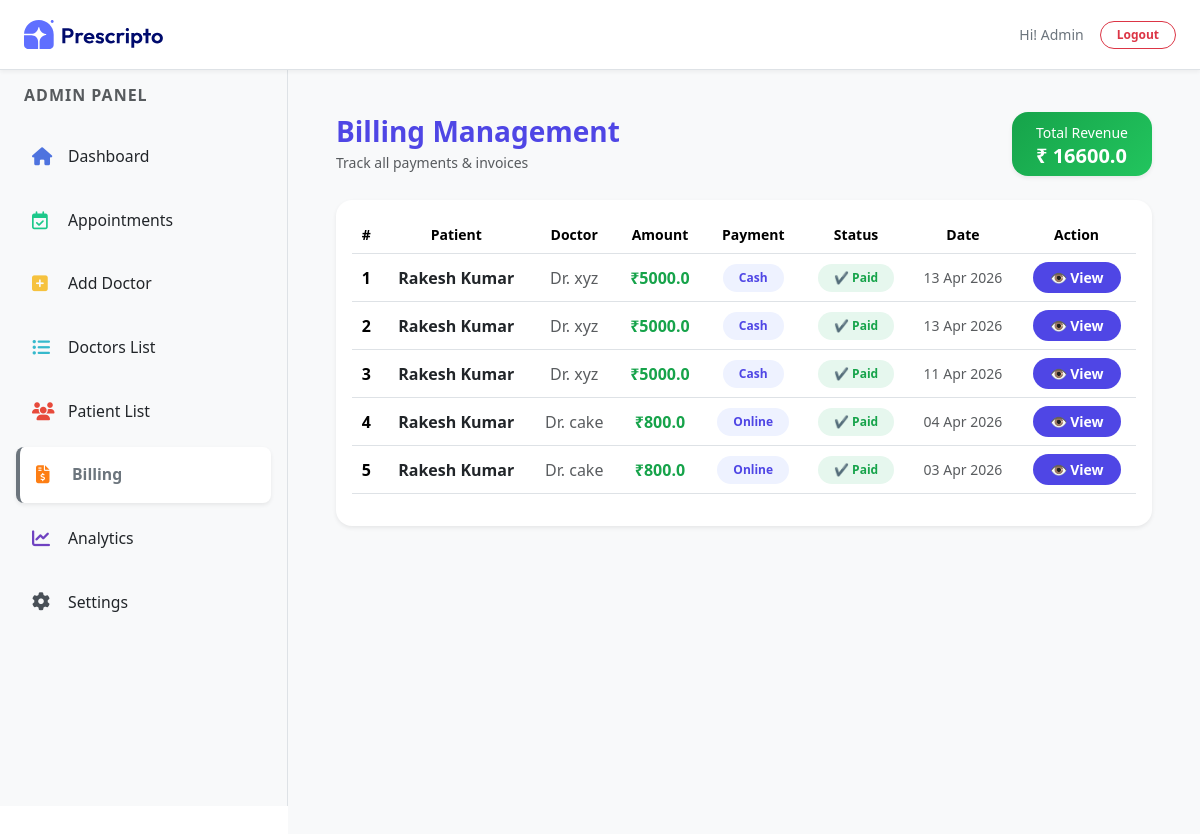
/billing/ (signed in), run on an earlier commit of the app's database.
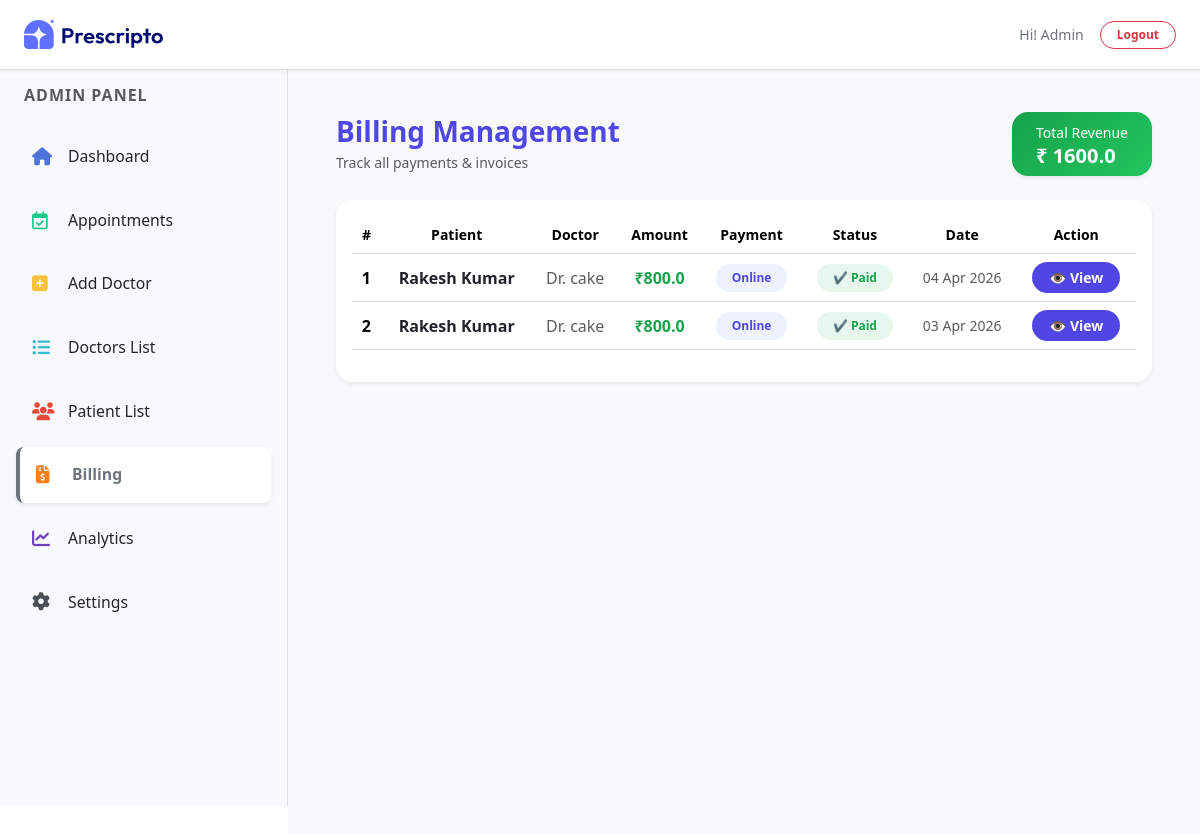
And on a later commit of the database.
### appointment/models.py (models this page shows, shortened)
class Billing(models.Model):
    PAYMENT_STATUS = (
        ('Paid', 'Paid'),
        ('Unpaid', 'Unpaid'),
    )
    appointment = models.OneToOneField(Appointment, on_delete=models.CASCADE)
    amount = models.FloatField()
    payment_status = models.CharField(max_length=10, choices=PAYMENT_STATUS, default='Unpaid')
    created_at = models.DateTimeField(auto_now_add=True)

class Appointment(models.Model):
    STATUS_CHOICES = (
        ('Pending', 'Pending'),
        ('Approved', 'Approved'),
        ('Cancelled', 'Cancelled'),
    )
    PAYMENT_METHOD = (
        ('Cash', 'Cash'),
        ('Online', 'Online'),
    )
    user = models.ForeignKey(
        Patients,
        on_delete=models.CASCADE,
        related_name='appointments'
    )
    doctor = models.ForeignKey(Doctor, on_delete=models.CASCADE)
    appointment_date = models.DateField()
    appointment_time = models.TimeField()
    status = models.CharField(max_length=10, choices=STATUS_CHOICES, default='Pending')
    payment_method = models.CharField(max_length=10, choices=PAYMENT_METHOD, default='Cash')
    is_billed = models.BooleanField(default=False)
    created_at = models.DateTimeField(auto_now_add=True)

class Patients(models.Model):
    username = models.CharField(max_length=100)
    email = models.EmailField()
    password = models.CharField(max_length=100)
    phone = models.CharField(max_length=15, blank=True)
    city = models.CharField(max_length=100, blank=True)
    address = models.TextField(blank=True)
    profile_image = CloudinaryField('image', folder='patients_image')

class Doctor(models.Model):
    image = CloudinaryField('image', folder='doctor_image')
    name = models.CharField(max_length=100)
    email = models.EmailField()
    username = models.CharField(max_length=255, unique=True)
    password = models.CharField(max_length=100)
    experience = models.IntegerField()
    fees = models.FloatField()
    category = models.ForeignKey(Category, on_delete=models.CASCADE)
    degree = models.CharField(max_length=50)
    about = models.TextField()
    address = models.TextField()
    available = models.BooleanField(default=True)

### appointment/views.py (the view)
# urls.py: path('billing/', views.billing, name='billing'),
@login_required(login_url='/dash_login')
@staff_member_required
def billing(request):
    bills = Billing.objects.select_related(
        'appointment__user',
        'appointment__doctor'
    ).order_by('-created_at')
    total_revenue = bills.filter(
        payment_status='Paid'
    ).aggregate(total=Sum('amount'))['total'] or 0
    context = {
        'bills': bills,
        'total_revenue': total_revenue,
        'action': 'billing',
        "role": "admin"
    }
    return render(request, 'dashboard/billing.html', context)

### templates/dashboard/billing.html (shortened to what this page needs)
{% extends "dashboard/layout.html" %}
{% load static %}
{% block contant %}
<section class="p-5 bg-light" style="width: 100%; min-height:100vh; margin-top: 64px; margin-left: 18rem; padding: 20px;">
    <div class="d-flex justify-content-between align-items-center mb-4" data-aos="fade-down">
        <div>
            <h3 class="fw-bold mb-1" style="color:#4f46e5;">Billing Management</h3>
            <p class="text-muted small mb-0">Track all payments & invoices</p>
        </div>
        <div class="px-4 py-2 rounded-4 text-white shadow-sm"
            style="background: linear-gradient(135deg,#16a34a,#22c55e);">
            <small>Total Revenue</small>
            <h5 class="mb-0 fw-bold">₹ {{ total_revenue|default:"0" }}</h5>
        </div>
    </div>
    <div class="bg-white rounded-4 shadow-sm p-3" data-aos="fade-up">
        <div class="table-responsive">
            <table class="table align-middle text-center">
                <thead style="background:#f1f5f9;">
                    <tr class="text-secondary small">
                        <th>#</th>
                        <th>Patient</th>
                        <th>Doctor</th>
                        <th>Amount</th>
                        <th>Payment</th>
                        <th>Status</th>
                        <th>Date</th>
                        <th>Action</th>
                    </tr>
                </thead>
                <tbody>
                    {% for bill in bills %}
                    <tr style="transition:0.3s;"
                        onmouseover="this.style.background='#f9fafb'"
                        onmouseout="this.style.background=''">
                        <td class="fw-semibold">{{ forloop.counter }}</td>
                        <td class="fw-semibold text-dark">
                            {{ bill.appointment.user.username }}
                        </td>
                        <td class="text-muted">
                            Dr. {{ bill.appointment.doctor.name }}
                        </td>
                        <td class="fw-bold" style="color:#16a34a;">
                            ₹{{ bill.amount }}
                        </td>
                        <td>
                            <span class="badge px-3 py-2 rounded-pill"
                                style="background:#eef2ff; color:#4f46e5;">
                                {{ bill.appointment.payment_method }}
                            </span>
                        </td>
                        <td>
                            {% if bill.payment_status == 'Paid' %}
                                <span class="badge px-3 py-2 rounded-pill"
                                    style="background:#e6f7ee; color:#16a34a;">
                                    ✔ Paid
                                </span>
                            {% else %}
                                <span class="badge px-3 py-2 rounded-pill"
                                    style="background:#ffeaea; color:#dc2626;">
                                    ✖ Unpaid
                                </span>
                            {% endif %}
                        </td>
                        <td class="text-muted small">
                            {{ bill.created_at|date:"d M Y" }}
                        </td>
                        <td>
                            <a href="{% url 'billing_invoice' bill.id %}"
                                class="btn btn-sm rounded-pill px-3 fw-semibold"
                                style="background:#4f46e5; color:white; transition:0.3s;"
                                onmouseover="this.style.background='#4338ca'"
                                onmouseout="this.style.background='#4f46e5'" target="_blank">
                                👁 View
                            </a>
                        </td>
                    </tr>
                    {% endfor %}
                </tbody>
            </table>
        </div>
    </div>
</section>
{% endblock contant %}

### templates/dashboard/layout.html (shortened to what this page needs)
<!DOCTYPE html>
<html lang="en">
<head>
    <link href="https://cdn.jsdelivr.net/npm/bootstrap@5.3.3/dist/css/bootstrap.min.css" rel="stylesheet" />
    <link href="https://cdnjs.cloudflare.com/ajax/libs/font-awesome/5.15.3/css/all.min.css" rel="stylesheet" />
    <link rel="stylesheet" href="https://cdnjs.cloudflare.com/ajax/libs/font-awesome/6.7.2/css/all.min.css" />
    <link href="https://unpkg.com/aos@2.3.4/dist/aos.css" rel="stylesheet">
</head>
    {% load static %}
    <body>
        <header class="d-flex justify-content-between align-items-center border-bottom bg-white px-4"
                style="height: 70px; position: fixed; top: 0; width: 100%; z-index: 1050; box-shadow: 0 2px 4px rgba(0,0,0,0.05);">
            <div class="d-flex align-items-center">
                <a href="{% url 'dash_admin' %}">
                    <img src="{% static 'assets/assets_frontend/logo.svg' %}" alt="Logo" style="width: 140px;">
                </a>
            </div>
            <div class="d-flex align-items-center gap-3 text-secondary small">
                {% if role == 'admin' %}
                    <span class="text-capitalize fw-medium">Hi! {{ request.session.username }}</span>
                {% else %}
                    <span class="fw-medium">Hi! {{ doctor.name }}</span>
                {% endif %}
                <a href="{% url 'dash_logout' %}" class="btn btn-outline-danger btn-sm rounded-pill px-3 py-1 fw-bold" style="font-size: 12px;">Logout</a>
            </div>
        </header>
        <main class="d-flex" style="min-height: calc(100vh - 64px);">
            {% if role == 'admin' %}
                <nav id="sidebar" class="border-end bg-light p-3"
                    style="width: 18rem; height: calc(100vh - 64px); position: fixed; top: 70px; left: 0; z-index: 1000; overflow-y: auto;">
                    <div class="mb-4 ps-2">
                        <h6 class="text-uppercase text-muted fw-bold" style="letter-spacing: 1px; font-size: 1rem;">Admin Panel</h6>
                    </div>
                    <a href="{% url 'dash_admin' %}"
                    class="nav-link d-flex align-items-center gap-3 p-3 rounded-3 mb-2 {% if action == 'admin' %}bg-white shadow-sm border-start border-4 border-primary fw-bold text-primary{% else %}text-dark{% endif %}"
                    style="transition: 0.3s; font-size: 18px; text-decoration: none;">
                        <i class="fa-solid fa-house" style="color: #4e73df; width: 20px;"></i>
                        <span class="small">Dashboard</span>
                    </a>
                    <a href="{% url 'appointments' %}"
                    class="nav-link d-flex align-items-center gap-3 p-3 rounded-3 mb-2 {% if action == 'appointments' %}bg-white shadow-sm border-start border-4 border-success fw-bold text-success{% else %}text-dark{% endif %}"
                    style="transition: 0.3s; font-size: 18px; text-decoration: none;">
                        <i class="fa-regular fa-calendar-check" style="color: #1cc88a; width: 20px;"></i>
                        <span class="small">Appointments</span>
                    </a>
                    <a href="{% url 'add_doctor' %}"
                    class="nav-link d-flex align-items-center gap-3 p-3 rounded-3 mb-2 {% if action == 'add_doctor' %}bg-white shadow-sm border-start border-4 border-warning fw-bold text-warning{% else %}text-dark{% endif %}"
                    style="transition: 0.3s; font-size: 18px; text-decoration: none;">
                        <i class="fas fa-plus-square" style="color: #f6c23e; width: 20px;"></i>
                        <span class="small">Add Doctor</span>
                    </a>
                    <a href="{% url 'doctor_list' %}"
                    class="nav-link d-flex align-items-center gap-3 p-3 rounded-3 mb-2 {% if action == 'doctor_list' %}bg-white shadow-sm border-start border-4 border-info fw-bold text-info{% else %}text-dark{% endif %}"
                    style="transition: 0.3s; font-size: 18px; text-decoration: none;">
                        <i class="fas fa-list-ul" style="color: #36b9cc; width: 20px;"></i>
                        <span class="small">Doctors List</span>
                    </a>
                    <a href="{% url 'patient_list' %}"
                    class="nav-link d-flex align-items-center gap-3 p-3 rounded-3 mb-2 {% if action == 'patient_list' %}bg-white shadow-sm border-start border-4 border-danger fw-bold text-danger{% else %}text-dark{% endif %}"
                    style="transition: 0.3s; font-size: 18px; text-decoration: none;">
                        <i class="fa-solid fa-users" style="color: #e74a3b; width: 20px;"></i>
                        <span class="small">Patient List</span>
                    </a>
                    <a href="{% url 'billing' %}"
                    class="nav-link d-flex align-items-center gap-3 p-3 rounded-3 mb-2 {% if action == 'billing' %}bg-white shadow-sm border-start border-4 border-secondary fw-bold text-secondary{% else %}text-dark{% endif %}"
                    style="transition: 0.3s; font-size: 18px; text-decoration: none;">
                        <i class="fa-solid fa-file-invoice-dollar" style="color: #fd7e14; width: 20px;"></i>
                        <span class="small">Billing</span>
                    </a>
                    <a href="{% url 'analytics' %}"
                    class="nav-link d-flex align-items-center gap-3 p-3 rounded-3 mb-2 {% if action == 'analytics' %}bg-white shadow-sm border-start border-4 border-dark fw-bold text-dark{% else %}text-dark{% endif %}"
                    style="transition: 0.3s; font-size: 18px; text-decoration: none;">
                        <i class="fa-solid fa-chart-line" style="color: #6f42c1; width: 20px;"></i>
                        <span class="small">Analytics</span>
                    </a>
                    <a href="{% url 'settings' %}"
                    class="nav-link d-flex align-items-center gap-3 p-3 rounded-3 mb-2 {% if action == 'settings' %}bg-white shadow-sm border-start border-4 border-secondary fw-bold text-secondary{% else %}text-dark{% endif %}"
                    style="transition: 0.3s; font-size: 18px; text-decoration: none;">
                        <i class="fa-solid fa-gear" style="color: #495057; width: 20px;"></i>
                        <span class="small">Settings</span>
                    </a>
                </nav>
            {% endif %}
            {% block contant %}
            {% endblock %}
        </main>
    </body>
</html>

What changed in the data, as far as the page shows it:
removed Billing: appointment.user.username "Rakesh Kumar", appointment.doctor.name "xyz", amount "5000.0", appointment.payment_method "Cash", payment_status "✔ Paid", created_at "13 Apr 2026"
removed Billing: appointment.user.username "Rakesh Kumar", appointment.doctor.name "xyz", amount "5000.0", appointment.payment_method "Cash", payment_status "✔ Paid", created_at "13 Apr 2026"
removed Billing: appointment.user.username "Rakesh Kumar", appointment.doctor.name "xyz", amount "5000.0", appointment.payment_method "Cash", payment_status "✔ Paid", created_at "11 Apr 2026"
Also different on the page:
{{ total_revenue|default:"0" }}: "16600.0" → "1600.0"
